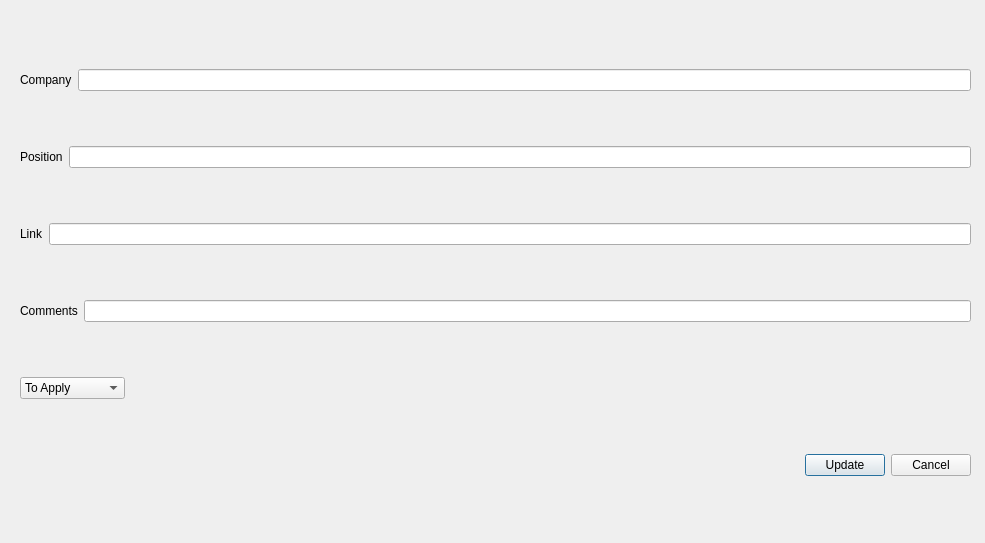
<?xml version="1.0" encoding="UTF-8"?>
<ui version="4.0">
 <class>edit</class>
 <widget class="QDialog" name="edit">
  <property name="geometry">
   <rect>
    <x>0</x>
    <y>0</y>
    <width>985</width>
    <height>543</height>
   </rect>
  </property>
  <property name="windowTitle">
   <string>Dialog</string>
  </property>
  <widget class="QWidget" name="">
   <property name="geometry">
    <rect>
     <x>20</x>
     <y>20</y>
     <width>951</width>
     <height>511</height>
    </rect>
   </property>
   <layout class="QVBoxLayout" name="verticalLayout">
    <item>
     <layout class="QHBoxLayout" name="horizontalLayout">
      <item>
       <widget class="QLabel" name="label">
        <property name="text">
         <string>Company</string>
        </property>
       </widget>
      </item>
      <item>
       <widget class="QLineEdit" name="lineEdit_Company"/>
      </item>
     </layout>
    </item>
    <item>
     <layout class="QHBoxLayout" name="horizontalLayout_2">
      <item>
       <widget class="QLabel" name="label_2">
        <property name="text">
         <string>Position</string>
        </property>
       </widget>
      </item>
      <item>
       <widget class="QLineEdit" name="lineEdit"/>
      </item>
     </layout>
    </item>
    <item>
     <layout class="QHBoxLayout" name="horizontalLayout_3">
      <item>
       <widget class="QLabel" name="label_3">
        <property name="text">
         <string>Link</string>
        </property>
       </widget>
      </item>
      <item>
       <widget class="QLineEdit" name="lineEdit_2"/>
      </item>
     </layout>
    </item>
    <item>
     <layout class="QHBoxLayout" name="horizontalLayout_4">
      <item>
       <widget class="QLabel" name="label_4">
        <property name="text">
         <string>Comments</string>
        </property>
       </widget>
      </item>
      <item>
       <widget class="QLineEdit" name="lineEdit_3"/>
      </item>
     </layout>
    </item>
    <item>
     <layout class="QHBoxLayout" name="horizontalLayout_6">
      <item>
       <widget class="QComboBox" name="comboBox">
        <item>
         <property name="text">
          <string>To Apply</string>
         </property>
        </item>
        <item>
         <property name="text">
          <string>Applied</string>
         </property>
        </item>
        <item>
         <property name="text">
          <string>Rejected</string>
         </property>
        </item>
        <item>
         <property name="text">
          <string>Follow Up</string>
         </property>
        </item>
        <item>
         <property name="text">
          <string>In Progress</string>
         </property>
        </item>
        <item>
         <property name="text">
          <string>Offer</string>
         </property>
        </item>
        <item>
         <property name="text">
          <string>Rejected</string>
         </property>
        </item>
        <item>
         <property name="text">
          <string>No Response</string>
         </property>
        </item>
       </widget>
      </item>
      <item>
       <spacer name="horizontalSpacer">
        <property name="orientation">
         <enum>Qt::Horizontal</enum>
        </property>
        <property name="sizeHint" stdset="0">
         <size>
          <width>40</width>
          <height>20</height>
         </size>
        </property>
       </spacer>
      </item>
     </layout>
    </item>
    <item>
     <layout class="QHBoxLayout" name="horizontalLayout_7">
      <item>
       <spacer name="horizontalSpacer_2">
        <property name="orientation">
         <enum>Qt::Horizontal</enum>
        </property>
        <property name="sizeHint" stdset="0">
         <size>
          <width>40</width>
          <height>20</height>
         </size>
        </property>
       </spacer>
      </item>
      <item>
       <layout class="QHBoxLayout" name="horizontalLayout_5">
        <item>
         <widget class="QPushButton" name="pushButton_Update">
          <property name="text">
           <string>Update</string>
          </property>
         </widget>
        </item>
        <item>
         <widget class="QPushButton" name="pushButton_Cancel">
          <property name="text">
           <string>Cancel</string>
          </property>
         </widget>
        </item>
       </layout>
      </item>
     </layout>
    </item>
   </layout>
  </widget>
 </widget>
 <resources/>
 <connections/>
</ui>
